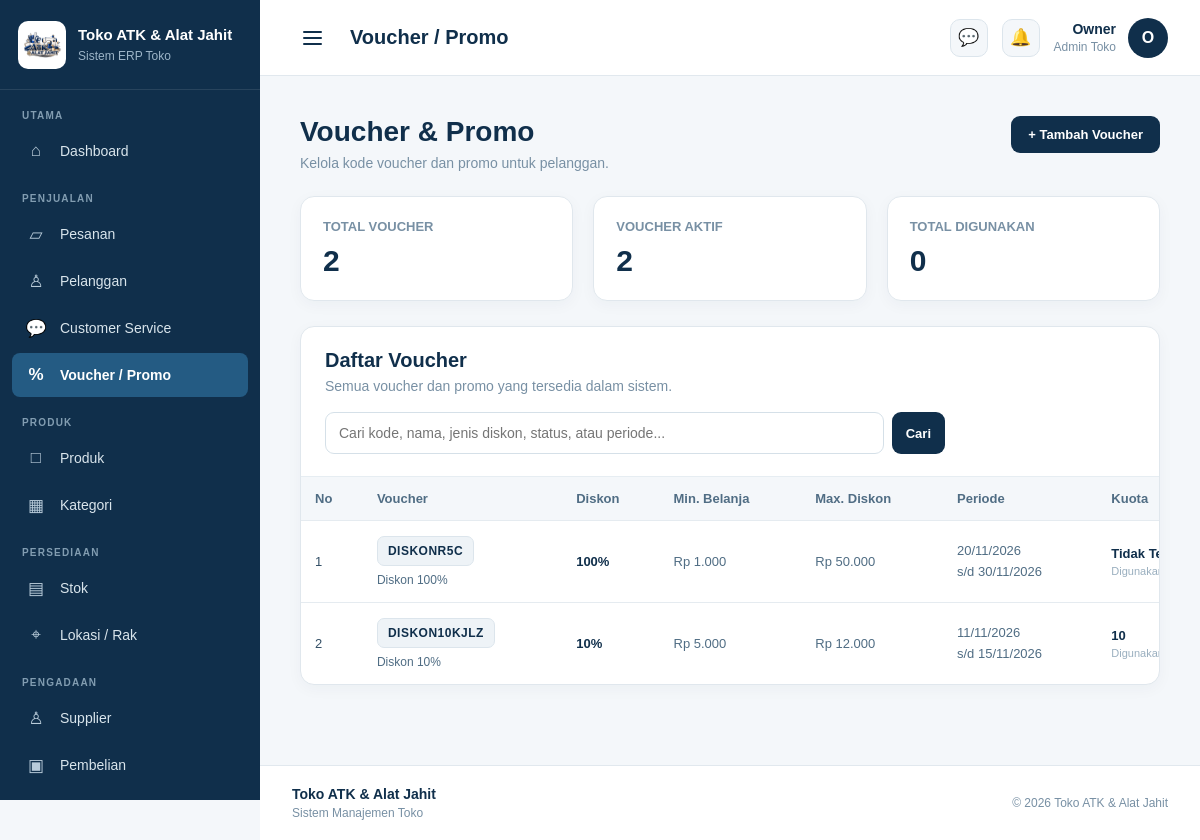
Screenshot of /admin/voucher/index.php (signed in) with the database file from the repository.
### tables this page shows
CREATE TABLE `voucher` (
  `id_voucher` int(11) NOT NULL,
  `kode_voucher` varchar(50) NOT NULL,
  `nama_voucher` varchar(150) NOT NULL,
  `jenis_diskon` enum('Persen','Nominal') NOT NULL DEFAULT 'Persen',
  `nilai_diskon` decimal(12,2) NOT NULL DEFAULT 0.00,
  `minimal_belanja` decimal(12,2) NOT NULL DEFAULT 0.00,
  `maksimal_diskon` decimal(12,2) DEFAULT NULL,
  `tanggal_mulai` datetime NOT NULL,
  `tanggal_berakhir` datetime NOT NULL,
  `kuota` int(11) NOT NULL DEFAULT 0,
  `jumlah_digunakan` int(11) NOT NULL DEFAULT 0,
  `status` enum('Aktif','Tidak Aktif') NOT NULL DEFAULT 'Aktif',
  `created_at` timestamp NOT NULL DEFAULT current_timestamp(),
  `updated_at` timestamp NOT NULL DEFAULT current_timestamp() ON UPDATE current_timestamp()
);

### admin/voucher/index.php (the view, shortened to what this page needs)
<?php
require_once "../includes/hak_akses.php";
$search = trim($_GET['search'] ?? '');
$query = mysqli_query($conn, "SELECT COUNT(*) AS total FROM voucher");
$total_voucher = (int)(mysqli_fetch_assoc($query)['total'] ?? 0);
$query = mysqli_query($conn, "SELECT COUNT(*) AS total FROM voucher WHERE status = 'Aktif'");
$total_aktif = (int)(mysqli_fetch_assoc($query)['total'] ?? 0);
$query = mysqli_query($conn, "SELECT COALESCE(SUM(jumlah_digunakan), 0) AS total FROM voucher");
$total_digunakan = (int)(mysqli_fetch_assoc($query)['total'] ?? 0);
$where = '';
$query_voucher = mysqli_query($conn, "SELECT id_voucher, kode_voucher, nama_voucher, jenis_diskon, nilai_diskon, minimal_belanja, maksimal_diskon, tanggal_mulai, tanggal_berakhir, kuota, jumlah_digunakan, status FROM voucher $where ORDER BY id_voucher DESC");
?>
<!DOCTYPE html>
<html lang="id">
<head>
<link rel="stylesheet" href="../assets/css/admin.css">
</head>
<body>
<div class="admin-layout">
<?php require_once "../includes/sidebar.php"; ?>
<main class="admin-main">
<?php require_once "../includes/navbar.php"; ?>
<section class="admin-content">
<div class="voucher-page">
<div class="voucher-header">
<div class="voucher-header-text"><h1>Voucher & Promo</h1><p>Kelola kode voucher dan promo untuk pelanggan.</p></div>
<a href="tambah.php" class="btn-tambah">+ Tambah Voucher</a>
</div>
<div class="voucher-stat-grid">
<div class="voucher-stat-card"><span class="voucher-stat-label">Total Voucher</span><span class="voucher-stat-number"><?= $total_voucher; ?></span></div>
<div class="voucher-stat-card"><span class="voucher-stat-label">Voucher Aktif</span><span class="voucher-stat-number"><?= $total_aktif; ?></span></div>
<div class="voucher-stat-card"><span class="voucher-stat-label">Total Digunakan</span><span class="voucher-stat-number"><?= $total_digunakan; ?></span></div>
</div>
<div class="voucher-card">
<div class="voucher-card-header">
<h2>Daftar Voucher</h2>
<p>Semua voucher dan promo yang tersedia dalam sistem.</p>
<div class="voucher-search">
<form method="GET" class="voucher-search-form">
<input type="search" name="search" value="<?= htmlspecialchars($search); ?>" class="voucher-search-input" placeholder="Cari kode, nama, jenis diskon, status, atau periode..." autocomplete="off">
<button type="submit" class="voucher-search-btn">Cari</button>
</form>
</div>
</div>
<div class="voucher-table-wrapper">
<table class="voucher-table">
<thead>
<tr>
<th>No</th>
<th>Voucher</th>
<th>Diskon</th>
<th>Min. Belanja</th>
<th>Max. Diskon</th>
<th>Periode</th>
<th>Kuota</th>
</tr>
</thead>
<tbody>
<?php if ($query_voucher && mysqli_num_rows($query_voucher) > 0) : ?>
<?php $no = 1; ?>
<?php while ($voucher = mysqli_fetch_assoc($query_voucher)) : ?>
<tr>
<td><?= $no++; ?></td>
<td><span class="kode-voucher"><?= htmlspecialchars($voucher['kode_voucher']); ?></span><span class="nama-voucher"><?= htmlspecialchars($voucher['nama_voucher']); ?></span></td>
<td><span class="nilai-diskon"><?php if ($voucher['jenis_diskon'] === 'Persen') : ?><?= number_format((float)$voucher['nilai_diskon'],0,',','.'); ?>%<?php else : ?>Rp <?= number_format((float)$voucher['nilai_diskon'],0,',','.'); ?><?php endif; ?></span></td>
<td><span class="minimal-belanja">Rp <?= number_format((float)$voucher['minimal_belanja'],0,',','.'); ?></span></td>
<td><span class="maksimal-diskon"><?php if ($voucher['maksimal_diskon'] !== null && $voucher['maksimal_diskon'] !== '') : ?>Rp <?= number_format((float)$voucher['maksimal_diskon'],0,',','.'); ?><?php else : ?>Tidak ada<?php endif; ?></span></td>
<td><span class="periode"><?= date('d/m/Y',strtotime($voucher['tanggal_mulai'])); ?><br>s/d <?= date('d/m/Y',strtotime($voucher['tanggal_berakhir'])); ?></span></td>
<td><span class="kuota"><?php if ((int)$voucher['kuota'] === 0) : ?>Tidak Terbatas<?php else : ?><?= (int)$voucher['kuota']; ?><?php endif; ?></span><span class="kuota-terpakai">Digunakan: <?= (int)$voucher['jumlah_digunakan']; ?></span></td>
</tr>
<?php endwhile; ?>
<?php endif; ?>
</tbody>
</table>
</div>
</div>
</div>
</section>
<?php require_once "../includes/footer.php"; ?>
</main>
</div>
</body>
</html>

### admin/assets/css/admin.css (style rules this page uses)
* { margin: 0; padding: 0; box-sizing: border-box; }
html { font-size: 16px; }
body { font-family: Arial, Helvetica, sans-serif; background: #f4f7fa; color: #102f4b; min-height: 100vh; }
a { text-decoration: none; color: inherit; }
.admin-layout { display: flex; min-height: 100vh; width: 100%; }
.admin-main { flex: 1; min-width: 0; min-height: 100vh; }
.admin-content { padding: 40px; max-width: 1500px; }

### admin/voucher/index.php (style rules this page uses)
.voucher-page { max-width:1500px }
.voucher-header { display:flex;justify-content:space-between;align-items:flex-start;gap:20px;margin-bottom:25px }
.voucher-header-text h1 { margin:0 0 7px;color:#102f4b;font-size:28px }
.voucher-header-text p { margin:0;color:#7890a4;font-size:14px }
.btn-tambah { display:inline-flex;align-items:center;justify-content:center;padding:11px 17px;border-radius:9px;background:#102f4b;color:#fff;text-decoration:none;font-size:13px;font-weight:700;white-space:nowrap }
.voucher-stat-grid { display:grid;grid-template-columns:repeat(3,1fr);gap:20px;margin-bottom:25px }
.voucher-stat-card { background:#fff;border:1px solid #e0e7ed;border-radius:14px;padding:22px;box-shadow:0 4px 15px rgba(16,47,75,.04) }
.voucher-stat-label { display:block;color:#7890a4;font-size:13px;margin-bottom:10px;text-transform:uppercase;font-weight:600 }
.voucher-stat-number { display:block;color:#102f4b;font-size:30px;font-weight:800 }
.voucher-card { background:#fff;border:1px solid #e0e7ed;border-radius:14px;box-shadow:0 4px 15px rgba(16,47,75,.04);overflow:hidden }
.voucher-card-header { padding:22px 24px;border-bottom:1px solid #e6edf2 }
.voucher-card-header h2 { margin:0 0 6px;color:#102f4b;font-size:20px }
.voucher-card-header p { margin:0;color:#7890a4;font-size:14px }
.voucher-search { margin-top:18px }
.voucher-search-form { display:flex;align-items:center;gap:8px;width:100%;max-width:620px }
.voucher-search-input { flex:1;min-width:0;height:42px;padding:0 13px;border:1px solid #d5e0e8;border-radius:9px;outline:none;font-family:inherit;font-size:14px;color:#334f66;background:#fff;box-sizing:border-box }
.voucher-search-btn,.voucher-search-reset { display:inline-flex;align-items:center;justify-content:center;height:42px;padding:0 14px;border-radius:9px;font-family:inherit;font-size:13px;font-weight:700;text-decoration:none;white-space:nowrap;box-sizing:border-box }
.voucher-search-btn { border:none;background:#102f4b;color:#fff;cursor:pointer }
.voucher-table-wrapper { width:100%;overflow-x:auto }
.voucher-table { width:100%;border-collapse:collapse;min-width:1250px }
.voucher-table th { background:#f4f7fa;color:#506d84;text-align:left;padding:14px;font-size:13px;font-weight:700;white-space:nowrap }
.voucher-table td { padding:15px 14px;border-top:1px solid #e5ebf0;color:#334f66;font-size:13px;vertical-align:middle }
.kode-voucher { display:inline-block;padding:7px 10px;background:#eef3f7;border:1px solid #dce5ec;border-radius:7px;color:#102f4b;font-size:12px;font-weight:800;letter-spacing:.5px }
.nama-voucher { display:block;margin-top:7px;color:#506d84;font-size:12px }
.nilai-diskon { color:#102f4b;font-weight:800;white-space:nowrap }
.minimal-belanja,.maksimal-diskon { color:#506d84;white-space:nowrap }
.periode { color:#506d84;line-height:1.6;white-space:nowrap }
.kuota { color:#102f4b;font-weight:700;white-space:nowrap }
.kuota-terpakai { display:block;margin-top:4px;color:#9aafbf;font-size:11px }

### rows the page displays
voucher: kode_voucher "DISKONR5C", nama_voucher "Diskon 100%", nilai_diskon "100", minimal_belanja "1.000", maksimal_diskon "50.000", tanggal_mulai "20/11/2026", tanggal_berakhir "30/11/2026", kuota "Tidak…"
voucher: kode_voucher "DISKON10KJLZ", nama_voucher "Diskon 10%", nilai_diskon "10", minimal_belanja "5.000", maksimal_diskon "12.000", tanggal_mulai "11/11/2026", tanggal_berakhir "15/11/2026", kuota "10"

### other values shown
$pageTitle "Voucher / Promo"
$namaAdmin "Owner"
$avatar "O"
$total_voucher "2"
$total_aktif "2"
$total_digunakan "0"
